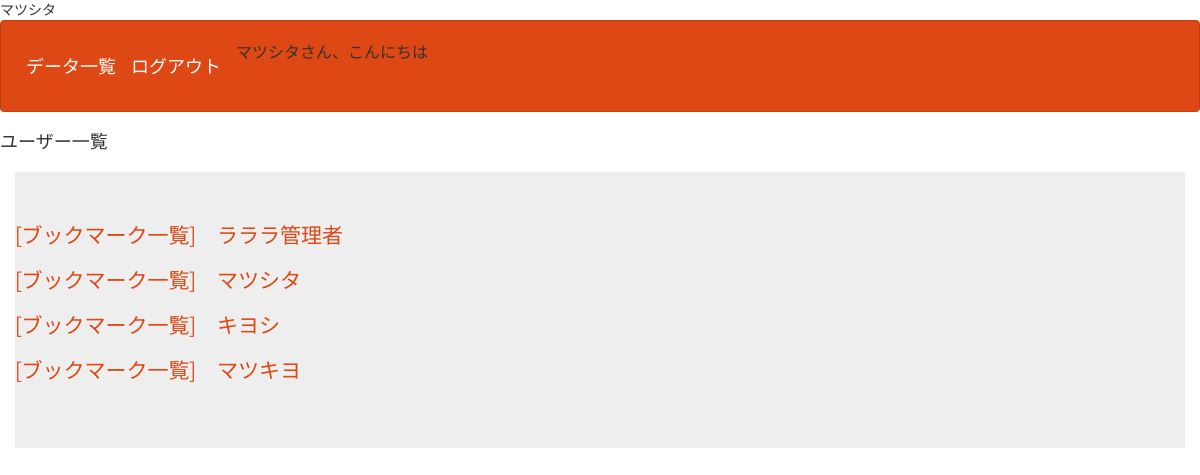
Page /php/user_select.php (signed in) on the earlier database version.
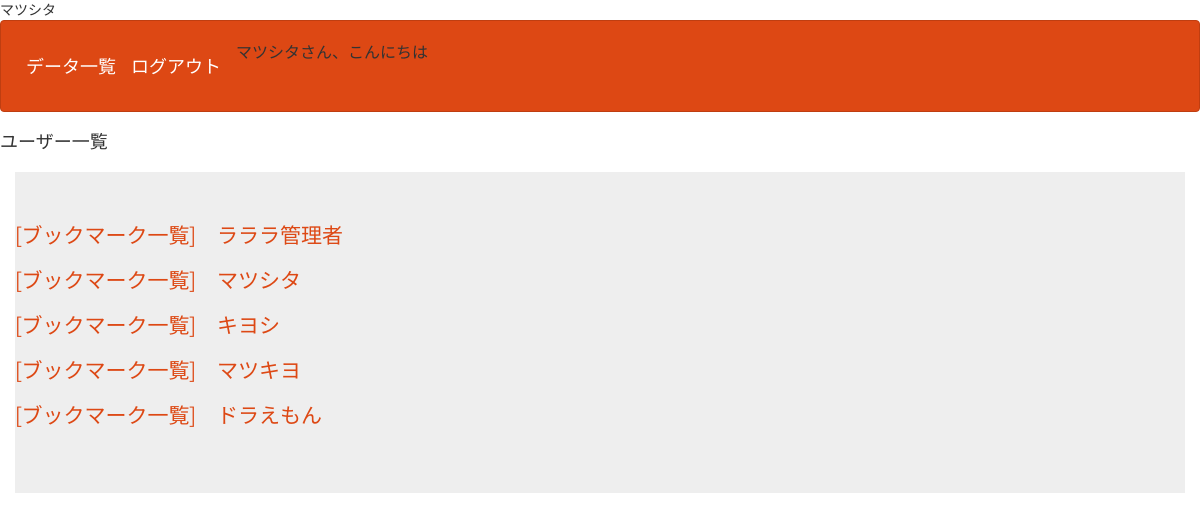
Same page on the later database version.
### tables this page shows
CREATE TABLE `gs_user_table` (
  `id` int(12) NOT NULL,
  `name` varchar(64) NOT NULL,
  `lid` varchar(128) NOT NULL,
  `lpw` varchar(64) NOT NULL,
  `indate` datetime NOT NULL,
  `kanri_flg` int(1) NOT NULL,
  `life_flg` int(1) NOT NULL
);

### php/user_select.php (the view, shortened to what this page needs)
<?php
$pdo = db_con();
$stmt = $pdo->prepare("SELECT * FROM gs_user_table");
$status = $stmt->execute();
$view = "";
if ($status == false) {
    sqlError($stmt);
} else {
    while ($result = $stmt->fetch(PDO::FETCH_ASSOC)) {
        $view .= '<p>';
        $view .= '<a href="select2.php?id='.$result["lid"].'">';
        $view .= '[ブックマーク一覧]';
        $view .= '</a>';
        $view .= '　';
        $view .= '<a href="detail.php?id=' . $result["id"] . '">';
        $view .= $result["name"];
        $view .= '</a>'.'<br>';
        $view .= '</p>';
    }
}
?>
<!DOCTYPE html>
<html lang="ja">
<head>
<link rel="stylesheet" href="css/range.css">
<link href="css/bootstrap.min.css" rel="stylesheet">
</head>
<body id="main">
<header>
<?php include("menu.php"); ?>
</header>
<h4>ユーザー一覧</h4>
<div>
    <div class="container jumbotron"><?=$view?></div>
</div>
</body>
</html>

Differences in the rows shown:
added gs_user_table: value "[ブックマーク一覧] ドラえもん"
